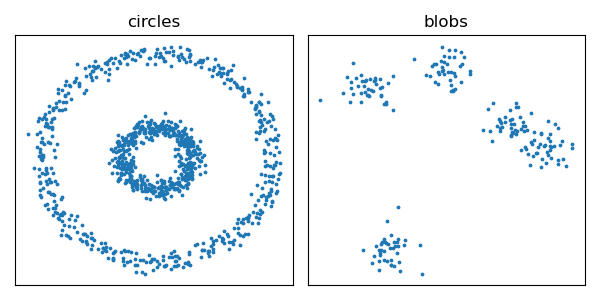

The script that saved this image:
"""q15_1.py"""

# pylint: disable=unbalanced-tuple-unpacking

import matplotlib.pyplot as plt
from sklearn.datasets import make_blobs
from sklearn.datasets import make_circles

fig, (ax1, ax2) = plt.subplots(1, 2, figsize=(6, 3))

x, y = make_circles(n_samples=1_000, factor=0.3, noise=0.05, random_state=42)
ax1.scatter(x[:, 0], x[:, 1], s=3.0)
ax1.set_title("circles")
ax1.set_xticks([])
ax1.set_yticks([])

x, y = make_blobs(n_samples=200, centers=5, cluster_std=1.00, random_state=42)
ax2.scatter(x[:, 0], x[:, 1], s=3.0)
ax2.set_title("blobs")
ax2.set_xticks([])
ax2.set_yticks([])

plt.tight_layout()
# plt.show()
plt.savefig("q15_1.png")
